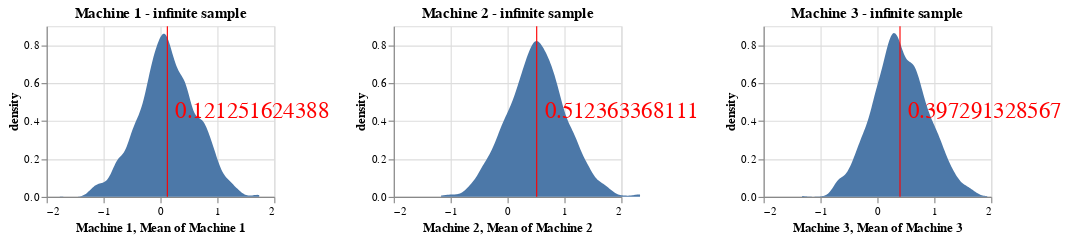

The notebook cell saved with this chart:
### Markdown cell above
### Answer 1: infinite trials

### Code cell
trials=5000
machine1_samples = np.random.choice(machine1,trials,replace=True)
machine2_samples = np.random.choice(machine2,trials,replace=True)
machine3_samples = np.random.choice(machine3,trials,replace=True)

base1 = alt.Chart(pd.DataFrame({"Machine 1":machine1_samples}),title="Machine 1 - infinite sample")
dist1 = base1.transform_density(
    'Machine 1',
    as_=['Machine 1', 'density'],
).mark_area().encode(
    x=alt.X("Machine 1:Q",scale=alt.Scale(domain=(-2,2))),
    y='density:Q',
).properties(width=200,height=150)
mean1 = base1.mark_rule(color='red').encode(
    x='mean(Machine 1):Q',
    size=alt.value(1)
).properties(width=200,height=150)

annotation1 = base1.mark_text(
    align='left',
    baseline='middle',
    fontSize = 20,
    dx = 7,color='red'
).encode(
    x='mean(Machine 1):Q',
    text='mean(Machine 1):Q'
)



base2 = alt.Chart(pd.DataFrame({"Machine 2":machine2_samples}),title="Machine 2 - infinite sample")
dist2 = base2.transform_density(
    'Machine 2',
    as_=['Machine 2', 'density'],
).mark_area().encode(
    x=alt.X("Machine 2:Q",scale=alt.Scale(domain=(-2,2))),
    y='density:Q',
).properties(width=200,height=150)
mean2 = base2.mark_rule(color='red').encode(
    x='mean(Machine 2):Q',
    size=alt.value(1)
).properties(width=200,height=150)

annotation2 = base2.mark_text(
    align='left',
    baseline='middle',
    fontSize = 20,
    dx = 7,color='red'
).encode(
    x='mean(Machine 2):Q',
    text='mean(Machine 2):Q'
)



base3 = alt.Chart(pd.DataFrame({"Machine 3":machine3_samples}),title="Machine 3 - infinite sample")
dist3 = base3.transform_density(
    'Machine 3',
    as_=['Machine 3', 'density'],
).mark_area().encode(
    x=alt.X("Machine 3:Q",scale=alt.Scale(domain=(-2,2))),
    y='density:Q',
).properties(width=200,height=150)
mean3 = base3.mark_rule(color='red').encode(
    x='mean(Machine 3):Q',
    size=alt.value(1)
).properties(width=200,height=150)

annotation3 = base3.mark_text(
    align='left',
    baseline='middle',
    fontSize = 20,
    dx = 7,color='red'
).encode(
    x='mean(Machine 3):Q',
    text='mean(Machine 3):Q'
)

(dist1+mean1+annotation1)|(dist2+mean2+annotation2)|(dist3+mean3+annotation3)

### Figure 1 — Vega-Lite specification as saved in the notebook (floating-point values rounded to 4 significant figures; data arrays with more than 128 entries replaced by an {"elided": "..."} marker saying what was removed)
{"config": {"view": {"continuousWidth": 400, "continuousHeight": 300}}, "hconcat": [{"layer": [{"mark": "area", "encoding": {"x": {"type": "quantitative", "field": "Machine 1", "scale": {"domain": [-2, 2]}}, "y": {"type": "quantitative", "field": "density"}}, "height": 150, "title": "Machine 1 - infinite sample", "transform": [{"density": "Machine 1", "as": ["Machine 1", "density"]}], "width": 200}, {"mark": {"type": "rule", "color": "red"}, "encoding": {"size": {"value": 1}, "x": {"type": "quantitative", "aggregate": "mean", "field": "Machine 1"}}, "height": 150, "title": "Machine 1 - infinite sample", "width": 200}, {"mark": {"type": "text", "align": "left", "baseline": "middle", "color": "red", "dx": 7, "fontSize": 20}, "encoding": {"text": {"type": "quantitative", "aggregate": "mean", "field": "Machine 1"}, "x": {"type": "quantitative", "aggregate": "mean", "field": "Machine 1"}}, "title": "Machine 1 - infinite sample"}], "data": {"name": "data-9781b822905f71a06d952bf7d598cc79"}}, {"layer": [{"mark": "area", "encoding": {"x": {"type": "quantitative", "field": "Machine 2", "scale": {"domain": [-2, 2]}}, "y": {"type": "quantitative", "field": "density"}}, "height": 150, "title": "Machine 2 - infinite sample", "transform": [{"density": "Machine 2", "as": ["Machine 2", "density"]}], "width": 200}, {"mark": {"type": "rule", "color": "red"}, "encoding": {"size": {"value": 1}, "x": {"type": "quantitative", "aggregate": "mean", "field": "Machine 2"}}, "height": 150, "title": "Machine 2 - infinite sample", "width": 200}, {"mark": {"type": "text", "align": "left", "baseline": "middle", "color": "red", "dx": 7, "fontSize": 20}, "encoding": {"text": {"type": "quantitative", "aggregate": "mean", "field": "Machine 2"}, "x": {"type": "quantitative", "aggregate": "mean", "field": "Machine 2"}}, "title": "Machine 2 - infinite sample"}], "data": {"name": "data-98f47981619b416838fcb874f98eb026"}}, {"layer": [{"mark": "area", "encoding": {"x": {"type": "quantitative", "field": "Machine 3", "scale": {"domain": [-2, 2]}}, "y": {"type": "quantitative", "field": "density"}}, "height": 150, "title": "Machine 3 - infinite sample", "transform": [{"density": "Machine 3", "as": ["Machine 3", "density"]}], "width": 200}, {"mark": {"type": "rule", "color": "red"}, "encoding": {"size": {"value": 1}, "x": {"type": "quantitative", "aggregate": "mean", "field": "Machine 3"}}, "height": 150, "title": "Machine 3 - infinite sample", "width": 200}, {"mark": {"type": "text", "align": "left", "baseline": "middle", "color": "red", "dx": 7, "fontSize": 20}, "encoding": {"text": {"type": "quantitative", "aggregate": "mean", "field": "Machine 3"}, "x": {"type": "quantitative", "aggregate": "mean", "field": "Machine 3"}}, "title": "Machine 3 - infinite sample"}], "data": {"name": "data-218ff3ba81237aff034ef79c408c4e19"}}], "$schema": "https://vega.github.io/schema/vega-lite/v4.8.1.json", "datasets": {"data-9781b822905f71a06d952bf7d598cc79": {"elided": "5000 records"}, "data-98f47981619b416838fcb874f98eb026": {"elided": "5000 records"}, "data-218ff3ba81237aff034ef79c408c4e19": {"elided": "5000 records"}}}
